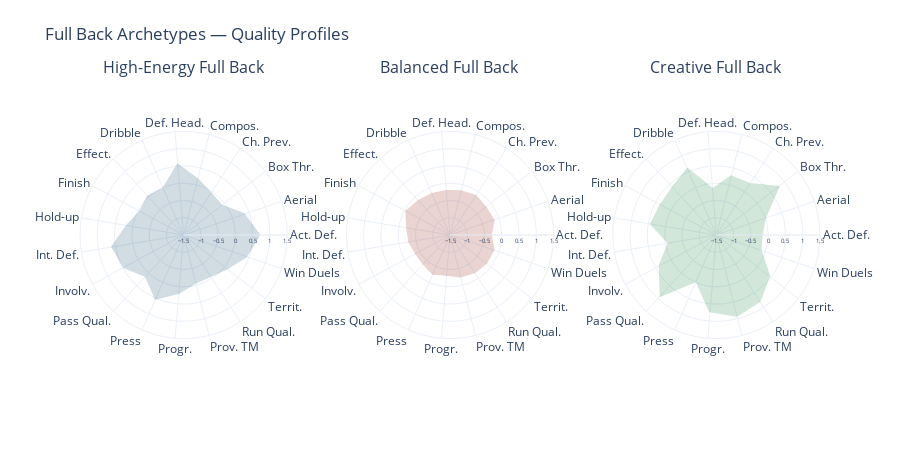

Write notebook code for a chart like this one.
### Markdown cell above
## Full Backs: The Most Evolved Position in Modern Football

No position in football has changed as dramatically as the full back. In the 1990s, a full back’s job was simple: defend the flank, overlap occasionally, put in a cross. Today, the role is unrecognisable:

- **Inverted full backs** tuck inside like midfielders (Joao Cancelo under Guardiola)
- **Attacking wingbacks** function almost as wingers (Trent Alexander-Arnold, Achraf Hakimi)
- **Defensive full backs** still exist — solid, positional, no-frills (Cesar Azpilicueta)
- **Creative full backs** provide the primary chance creation from wide areas

This diversity makes full backs one of the most interesting positions for archetype analysis.

### Code cell
fb_data = df[df["from_position"] == "Full Back"].copy()
fb_results = cluster_position(fb_data, POSITION_QUALITIES["Full Back"], forced_k=3)
fb_df, fb_names = show_position_results(fb_data, fb_results, "Full Back")
plotly_radar_grid(fb_results, fb_names, "Full Back")

### Figure 1 — Plotly figure (JSON) as saved in the notebook; plotly's stock layout.template omitted (floating-point values rounded to 4 significant figures)
{"data": [{"fill": "toself", "fillcolor": "#1B4F72", "line": {"color": "#1B4F72", "width": 2.5}, "name": "High-Energy Full Back", "opacity": 0.2, "r": [0.6804, 0.3398, -0.1138, -0.06813, 0.1558, 0.5319, -0.03954, 0.01483, -0.07626, 0.1507, 0.5872, 0.4517, 0.1094, 0.5041, 0.1728, -0.08847, -0.08878, 0.07127, 0.4087, 0.6804], "subplot": "polar", "theta": ["Act. Def.", "Aerial", "Box Thr.", "Ch. Prev.", "Compos.", "Def. Head.", "Dribble", "Effect.", "Finish", "Hold-up", "Int. Def.", "Involv.", "Pass Qual.", "Press", "Progr.", "Prov. TM", "Run Qual.", "Territ.", "Win Duels", "Act. Def."], "type": "scatterpolar"}, {"fill": "toself", "fillcolor": "#922B21", "line": {"color": "#922B21", "width": 2.5}, "name": "Balanced Full Back", "opacity": 0.2, "r": [-0.325, -0.1736, -0.2036, -0.1522, -0.199, -0.2313, -0.2109, -0.16, -0.06884, -0.2493, -0.3125, -0.3892, -0.3729, -0.2847, -0.3535, -0.2667, -0.219, -0.18, -0.1764, -0.325], "subplot": "polar2", "theta": ["Act. Def.", "Aerial", "Box Thr.", "Ch. Prev.", "Compos.", "Def. Head.", "Dribble", "Effect.", "Finish", "Hold-up", "Int. Def.", "Involv.", "Pass Qual.", "Press", "Progr.", "Prov. TM", "Run Qual.", "Territ.", "Win Duels", "Act. Def."], "type": "scatterpolar"}, {"fill": "toself", "fillcolor": "#1E8449", "line": {"color": "#1E8449", "width": 2.5}, "name": "Creative Full Back", "opacity": 0.2, "r": [-0.1975, -0.02972, 0.7618, 0.2568, 0.2416, -0.1786, 0.578, 0.3601, 0.3276, 0.4084, -0.1097, 0.3563, 0.8735, -0.05962, 0.7107, 0.906, 0.778, 0.4248, -0.1556, -0.1975], "subplot": "polar3", "theta": ["Act. Def.", "Aerial", "Box Thr.", "Ch. Prev.", "Compos.", "Def. Head.", "Dribble", "Effect.", "Finish", "Hold-up", "Int. Def.", "Involv.", "Pass Qual.", "Press", "Progr.", "Prov. TM", "Run Qual.", "Territ.", "Win Duels", "Act. Def."], "type": "scatterpolar"}], "layout": {"annotations": [{"font": {"size": 16}, "showarrow": false, "text": "High-Energy Full Back", "x": 0.14, "xanchor": "center", "xref": "paper", "y": 1, "yanchor": "bottom", "yref": "paper"}, {"font": {"size": 16}, "showarrow": false, "text": "Balanced Full Back", "x": 0.5, "xanchor": "center", "xref": "paper", "y": 1, "yanchor": "bottom", "yref": "paper"}, {"font": {"size": 16}, "showarrow": false, "text": "Creative Full Back", "x": 0.86, "xanchor": "center", "xref": "paper", "y": 1, "yanchor": "bottom", "yref": "paper"}], "height": 450, "margin": {"b": 60, "t": 80}, "polar": {"domain": {"x": [0, 0.28], "y": [0, 1]}, "radialaxis": {"range": [-1.5, 1.5], "tickfont": {"size": 6}}}, "polar2": {"domain": {"x": [0.36, 0.64], "y": [0, 1]}, "radialaxis": {"range": [-1.5, 1.5], "tickfont": {"size": 6}}}, "polar3": {"domain": {"x": [0.72, 1], "y": [0, 1]}, "radialaxis": {"range": [-1.5, 1.5], "tickfont": {"size": 6}}}, "showlegend": false, "title": {"text": "Full Back Archetypes — Quality Profiles"}, "width": 900}}
